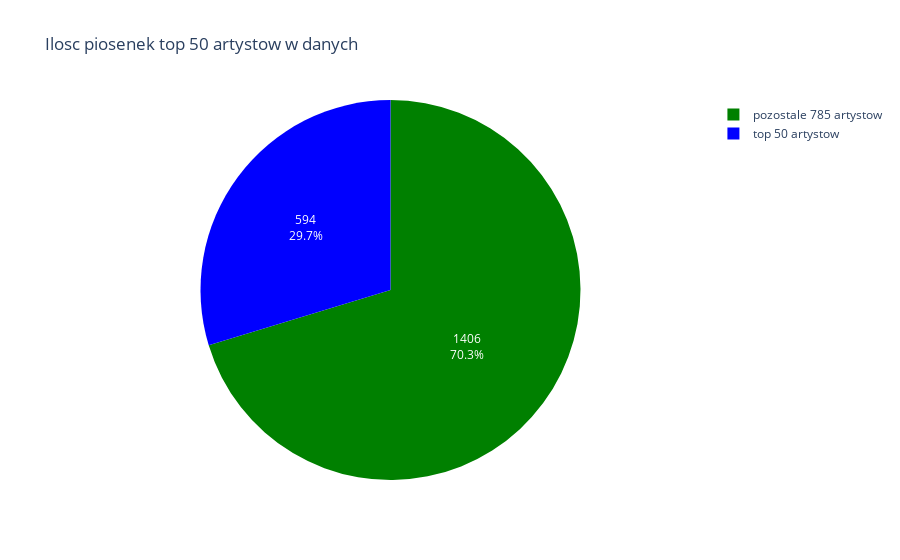

This figure's notebook cell:
### Code cell
iplot(px.pie(values=[artist[:50].sum(),2000-artist[:50].sum()], 
       names=['top 50 artystow',f'pozostale {835-50} artystow'], 
       title="Ilosc piosenek top 50 artystow w danych",
       color_discrete_sequence = ['green', 'blue']
      ).update_traces(textinfo='value+percent'))

### Figure 1 — Plotly figure (JSON) as saved in the notebook; plotly's stock layout.template omitted (floating-point values rounded to 4 significant figures)
{"data": [{"domain": {"x": [0, 1], "y": [0, 1]}, "hovertemplate": "label=%{label}<br>value=%{value}<extra></extra>", "labels": ["top 50 artystow", "pozostale 785 artystow"], "legendgroup": "", "name": "", "showlegend": true, "textinfo": "value+percent", "type": "pie", "values": [594, 1406]}], "layout": {"legend": {"tracegroupgap": 0}, "piecolorway": ["green", "blue"], "title": {"text": "Ilosc piosenek top 50 artystow w danych"}}}
